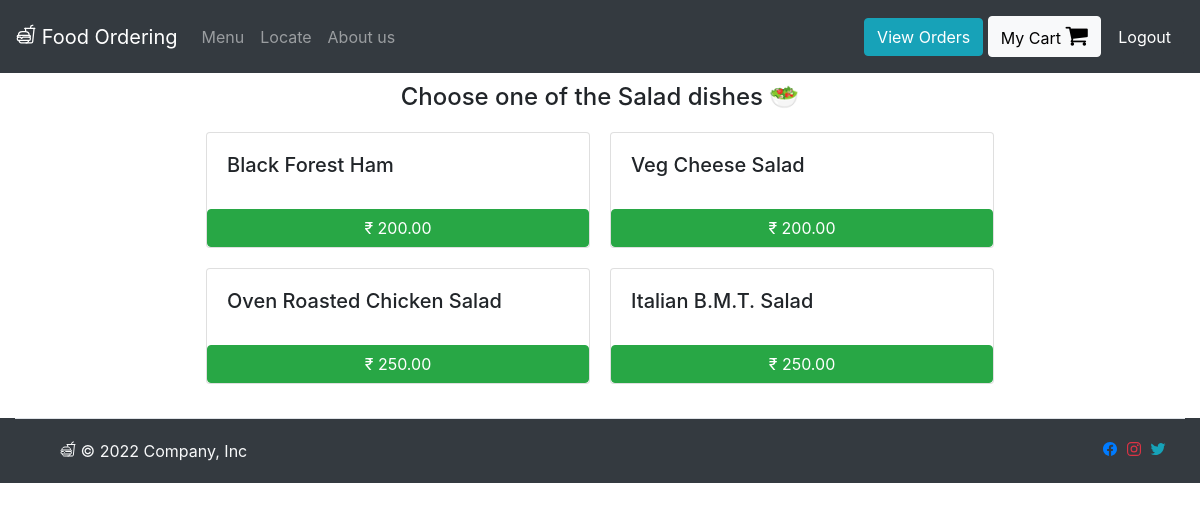
Screenshot of /Salad (signed in) with the database file from the repository.
### orders/models.py (models this page shows, shortened)
class Salad(models.Model):
    dish_name = models.CharField(max_length=200)
    price = models.DecimalField(max_digits=6, decimal_places=2)

### orders/views.py (the view)
# urls.py: path("Salad", views.salad, name="salad"),
def salad(request):
    if request.user.is_authenticated:
        return render(request, "orders/salad.html", context = {"dishes":Salad.objects.all})
    else:
        return redirect("orders:login")

### orders/templates/orders/salad.html
{% extends 'orders/header.html' %}
{% block content %}
    <div class="container">
      <h4 style="margin:10px; text-align:center;"> Choose one of the Salad dishes &#x1f957 </h4>
      <div class="row justify-content-center">
        {% for dish in dishes %}
            <div class="card" id="regular_pizza_card" style="width: 24rem; margin:10px;">
              <div class="card-body">
                <h5 class="card-title" >{{dish.dish_name}}</h5>
              </div>
              <button class="btn btn-success" onclick="add_to_cart({item_description:'{{dish.dish_name}}' , price:{{dish.price}} })">&#x20B9; {{dish.price}}</button>
            </div>
        {% endfor %}
      </div>
    </div>
{% endblock %}

### rows the page displays
Salad: dish_name "Black Forest Ham", price "200.00"
Salad: dish_name "Veg Cheese Salad", price "200.00"
Salad: dish_name "Oven Roasted Chicken Salad", price "250.00"
Salad: dish_name "Italian B.M.T. Salad", price "250.00"
